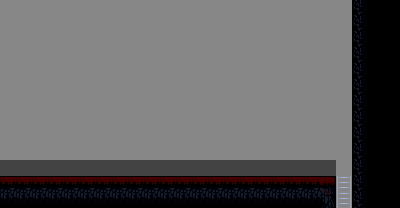

A level layout from a 2D game, rendered from its tile map. Below: a short description, then the map file with tile-grid data replaced by summaries:
An orthogonal 25x13 tile map with 16x16 px tiles, 5 tile layers (Back2, Back, Deafult, Front, ...), 2 tilesets and 3 objects.

<map version="1.10" tiledversion="1.10.1" orientation="orthogonal" renderorder="right-down" width="25" height="13" tilewidth="16" tileheight="16" infinite="0" nextlayerid="14" nextobjectid="28">
 <properties>
  <property name="BottomSection" type="int" value="7" />
  <property name="LeftSection" type="int" value="5" />
  <property name="Level" type="int" value="6" />
  <property name="RightSection" type="int" value="-1" />
  <property name="TopSection" type="int" value="-1" />
 </properties>
 <tileset firstgid="1" source="../Level1_Tileset.tsx" />
 <tileset firstgid="801" source="../PathfindingLayout.tsx" />
 <layer id="11" name="Back2" width="25" height="13">
  <data>[325 cells, 270 non-empty, 1 distinct tile ids]</data>
 </layer>
 <layer id="3" name="Back" width="25" height="13">
  <data>[325 cells, 0 non-empty, 0 distinct tile ids]</data>
 </layer>
 <layer id="2" name="Deafult" width="25" height="13">
  <data>[325 cells, 15 non-empty, 2 distinct tile ids]</data>
 </layer>
 <layer id="1" name="Front" width="25" height="13">
  <data>[325 cells, 42 non-empty, 4 distinct tile ids]</data>
 </layer>
 <layer id="13" name="PathfindingLayout" width="25" height="13" opacity="0.53">
  <data>[325 cells, 325 non-empty, 3 distinct tile ids]</data>
 </layer>
 <objectgroup id="10" name="Objects" />
 <objectgroup id="8" name="Colliders">
  <object id="25" x="0" y="176" width="336" height="32">
   <properties>
    <property name="AFFECTING_LAYERS" value="PLAYER_LAYER" />
    <property name="OBJECT_LAYERS" value="GROUND_LAYER" />
   </properties>
  </object>
  <object id="26" x="352" y="0" width="16" height="208">
   <properties>
    <property name="AFFECTING_LAYERS" value="PLAYER_LAYER" />
    <property name="OBJECT_LAYERS" value="GROUND_LAYER" />
   </properties>
  </object>
  <object id="27" x="336" y="176" width="16" height="32">
   <properties>
    <property name="AFFECTING_LAYERS" value="USE_LADDER_LAYER" />
    <property name="OBJECT_LAYERS" value="LADDER_LAYER" />
   </properties>
  </object>
 </objectgroup>
</map>
